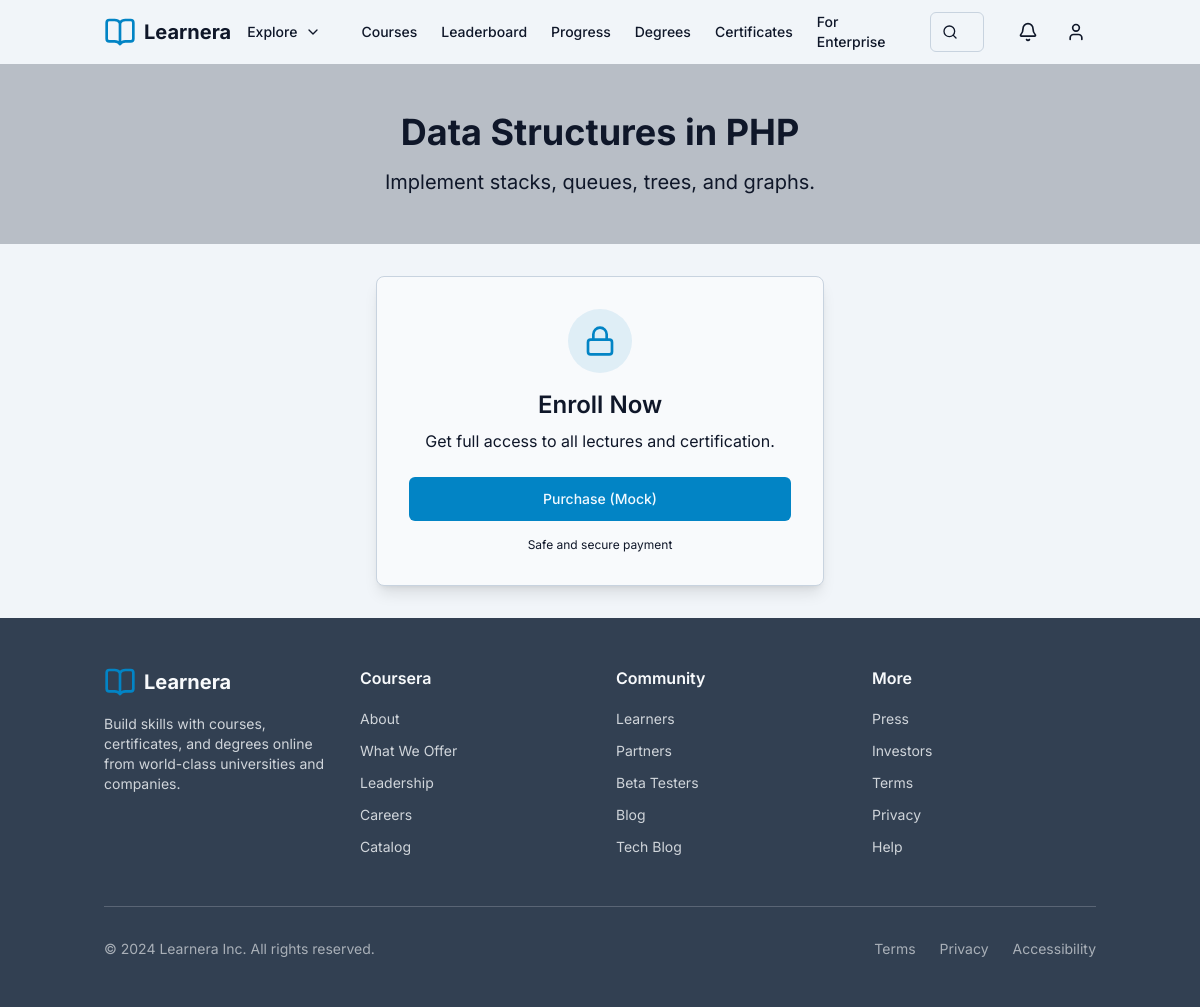
Screenshot of /backend/course.php?id=4 (signed in) with the database file from the repository.
### tables this page shows
CREATE TABLE `courses` (
  `id` int(11) NOT NULL AUTO_INCREMENT,
  `title` varchar(255) NOT NULL,
  `description` text,
  `price` decimal(10,2) NOT NULL DEFAULT '0.00',
  `thumbnail` varchar(255) DEFAULT NULL,
  PRIMARY KEY (`id`)
);

### backend/course.php (the view, shortened to what this page needs)
<?php
require_once 'db.php';
$courseId = $_GET['id'] ?? 0;
$userId = getCurrentUserId();
$stmt = $pdo->prepare("SELECT * FROM courses WHERE id = ?");
$stmt->execute([$courseId]);
$course = $stmt->fetch();
$stmt = $pdo->prepare("SELECT id FROM user_courses WHERE user_id = ? AND course_id = ?");
$stmt->execute([$userId, $courseId]);
$isPurchased = (bool)$stmt->fetch();
?>
<!DOCTYPE html>
<html>
<head>
</head>
<body class="bg-background text-foreground">
<?php require_once 'includes/header.php'; ?>
    <div class="bg-secondary/30 py-12">
        <div class="container mx-auto px-4 text-center">
            <h1 class="text-4xl font-bold mb-4"><?= htmlspecialchars($course['title']) ?></h1>
            <p class="text-xl text-muted-foreground max-w-2xl mx-auto"><?= htmlspecialchars($course['description']) ?></p>
        </div>
    </div>
    <div class="container mx-auto px-4 py-8">
        <?php if (!$isPurchased): ?>
            <div class="max-w-md mx-auto bg-card text-card-foreground rounded-lg border border-border shadow-lg p-8 text-center">
                <div class="mb-6">
                    <div class="h-16 w-16 bg-primary/10 rounded-full flex items-center justify-center mx-auto mb-4">
                        <i data-lucide="lock" class="h-8 w-8 text-primary"></i>
                    </div>
                    <h3 class="text-2xl font-semibold mb-2">Enroll Now</h3>
                    <p class="text-muted-foreground">Get full access to all lectures and certification.</p>
                </div>
                <form action="api/purchase.php" method="POST">
                    <button type="submit" class="w-full inline-flex items-center justify-center whitespace-nowrap rounded-md text-sm font-medium ring-offset-background transition-colors focus-visible:outline-none focus-visible:ring-2 focus-visible:ring-ring focus-visible:ring-offset-2 disabled:pointer-events-none disabled:opacity-50 bg-primary text-primary-foreground hover:bg-primary/90 h-11 px-8">
                        Purchase (Mock)
                    </button>
                    <p class="text-xs text-muted-foreground mt-4">Safe and secure payment</p>
                </form>
            </div>
        <?php endif; ?>
    </div>
<?php require_once 'includes/footer.php'; ?>
</body>
</html>

### frontend/modern-theme.css (style rules this page uses)
:root { --background: 209 40% 96%; --foreground: 222 47% 11%; --card: 210 40% 98%; --card-foreground: 222 47% 11%; --popover: 214 31% 91%; --popover-foreground: 222 47% 11%; --primary: 200 98% 39%; --primary-foreground: 204 100% 97%; --secondary: 215 24% 26%; --secondary-foreground: 210 40% 98%; --muted: 215 20% 65%; --muted-foreground: 222 47% 11%; --accent: 210 40% 98%; --accent-foreground: 215 19% 34%; --destructive: 0 72% 50%; --destructive-foreground: 0 85% 97%; --border: 212 26% 83%; --input: 212 26% 83%; --ring: 200 98% 39%; --radius: 0.5rem; }
body { background-color: hsl(var(--background)); color: hsl(var(--foreground)); font-family: 'Inter', sans-serif; }

### rows the page displays
courses: title "Data Structures in PHP", description "Implement stacks, queues, trees, and graphs."
